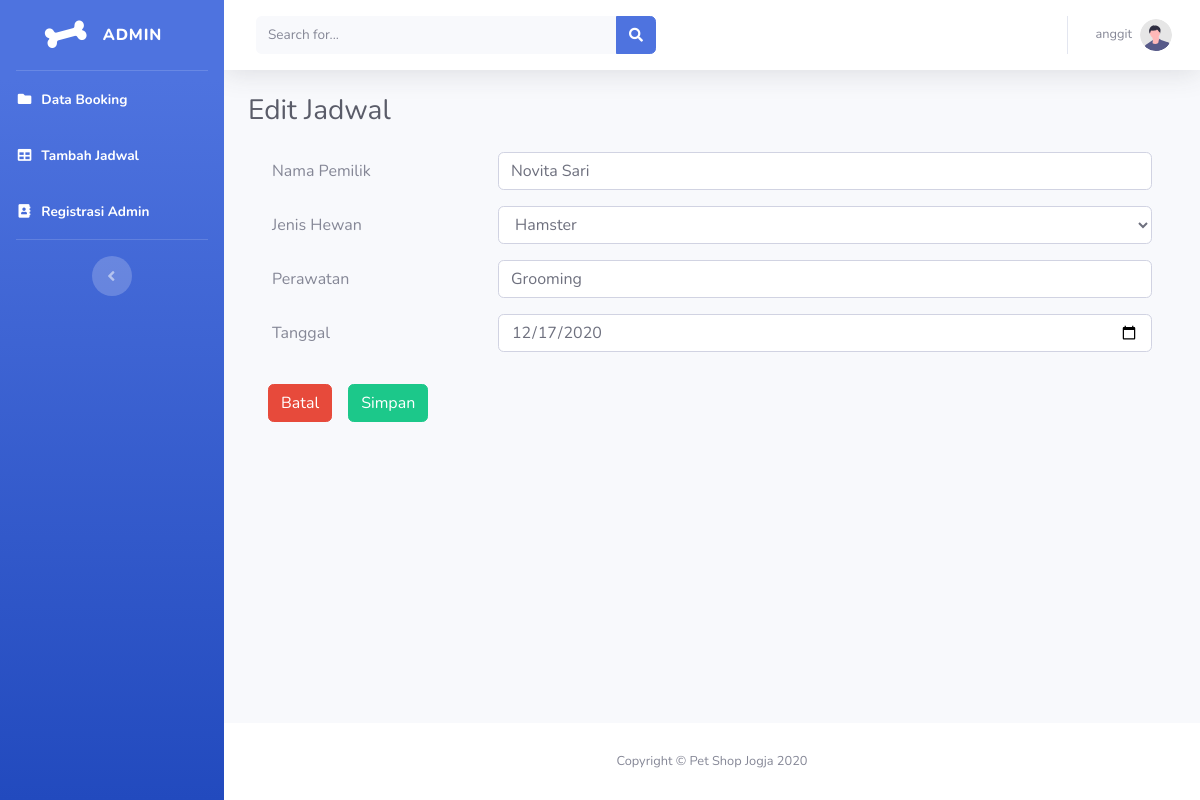
The app's page /petshop/edit.php?id=1 (signed in) with its own data.
### tables this page shows
CREATE TABLE `jadwal` (
  `id` int(11) NOT NULL,
  `pemilik` varchar(35) NOT NULL,
  `hewan` varchar(35) NOT NULL,
  `perawatan` varchar(50) NOT NULL,
  `tanggal` date NOT NULL
);

### petshop/includes/functions.php (called while the page is built, shortened)
<?php
    $conn = mysqli_connect("localhost", "root", "", "pet_shop");
    function query($query){
        global $conn;
        $jadwal = mysqli_query($conn, $query);
        $result = [];
        while($row = mysqli_fetch_assoc($jadwal)){
            $result[] = $row;
        }
        return $result;
    }
?>

### petshop/edit.php (the view, shortened to what this page needs)
<?php
include('includes/functions.php');
include('includes/header.php');
include('includes/navbar.php');
include('includes/topbar.php');
$jadwal_id = $_GET["id"];
$jadwal = query("SELECT * FROM jadwal WHERE id = $jadwal_id")[0];
?>
<div class="container-fluid">
<div class="d-sm-flex align-items-center justify-content-between mb-4">
    <h1 class="h3 mb-0 pl-10 text-gray-800">Edit Jadwal</h1>
</div>
<div class="container">
<form action="#" method="post">
 		<div class="form-group row">
			<label class="col-md-3 col-form-label" for="pemilik">Nama Pemilik</label>
 			<div class="col-md" >
  				<input class="form-control" type="text" name="pemilik" id="pemilik" placeholder="Nama Pemilik Hewan" value="<?= $jadwal["pemilik"]; ?>" required>
 			</div>
         </div>
         <div class="form-group row">
	 		<label class="col-sm-3 col-form-label" for="hewan">Jenis Hewan</label>
	 		<div class="col-md">
				<select class="form-control" name="hewan" id="hewan">
				<option value="<?= $jadwal["hewan"]; ?>" ><?= $jadwal["hewan"]; ?></option>
	   		    </select>
           </div>
         </div>
         <div class="form-group row">
			<label class="col-md-3 col-form-label" for="perawatan">Perawatan</label>
 			<div class="col-md" >
  				<input class="form-control" type="text" name="perawatan" id="perawatan" placeholder="Tipe Perawatan" value="<?= $jadwal["perawatan"]; ?>" required>
            </div>
        </div>
        <div class="form-group row">
        <label class="col-md-3 col-form-label" for="tanggal">Tanggal</label>
            <div class="col-md" >
                <input class="form-control" type="date" name="tanggal" id="tanggal" placeholder="Tanggal Perawatan" value="<?= $jadwal["tanggal"]; ?>" required>
            </div>
        </div>
         <div class="form-group row">
            <a class="btn btn-danger ml-2 mt-3" id="batal" name="batal" href="index.php">Batal</a>
            <button class="btn btn-success ml-3 mt-3" id="simpan" name="simpan">Simpan</button>
        </div>
    </form>
</div>
</div>
</div>
<?php
include('includes/footer.php');
?>
</body>
</html>

### records on screen
jadwal: pemilik "Novita Sari", hewan "Hamster", perawatan "Grooming", tanggal "12/17/2020"

### other values on screen
$_SESSION["nama"] "anggit"
